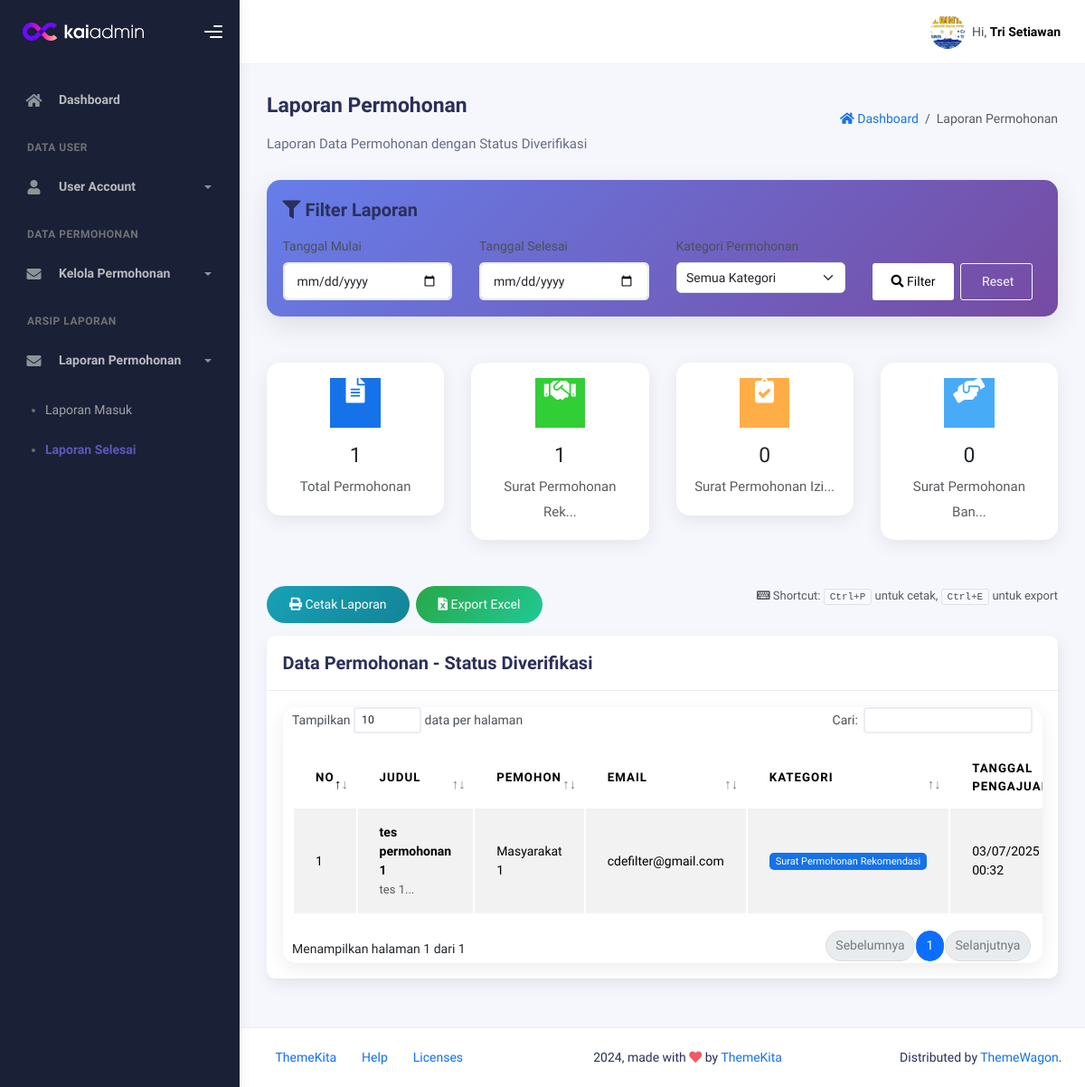
Screenshot of /dashboard/admin/laporan_selesai.php (signed in) with the database file from the repository.
### tables this page shows
CREATE TABLE `tb_permohonan` (
  `id_permohonan` bigint(11) NOT NULL,
  `id_masyarakat` bigint(11) DEFAULT NULL,
  `id_verifikator` bigint(11) DEFAULT NULL,
  `judul_permohonan` varchar(255) NOT NULL,
  `deskripsi permohonan` text DEFAULT NULL,
  `kategori_permohonan` enum('Surat Permohonan Rekomendasi','Surat Permohonan Izin','Surat Permohonan Bantuan','Surat Kartu Keluarga') NOT NULL,
  `status_permohonan` enum('diajukan','diverifikasi') NOT NULL,
  `created_at` datetime DEFAULT NULL,
  `updated_at` datetime DEFAULT NULL
);

CREATE TABLE `tb_user` (
  `id_user` bigint(11) NOT NULL,
  `nama` varchar(255) NOT NULL,
  `email` varchar(255) NOT NULL,
  `password` varchar(255) NOT NULL,
  `role` enum('Administrator','Masyarakat','Pegawai','') NOT NULL,
  `photo_profile` text DEFAULT NULL,
  `created_at` datetime DEFAULT NULL,
  `updated_at` datetime DEFAULT NULL
);

### dashboard/admin/laporan_selesai.php (the view, shortened to what this page needs)
<?php
include '../../database/koneksi.php';
$tanggal_mulai = isset($_GET['tanggal_mulai']) ? $_GET['tanggal_mulai'] : '';
$tanggal_selesai = isset($_GET['tanggal_selesai']) ? $_GET['tanggal_selesai'] : '';
$kategori = isset($_GET['kategori']) ? $_GET['kategori'] : '';
$whereClause = "WHERE p.status_permohonan = 'diverifikasi'";
$params = [];
$stmt = $pdo->prepare("
    SELECT p.*,
           m.nama as nama_masyarakat, m.email as email_masyarakat,
           v.nama as nama_verifikator
    FROM tb_permohonan p
    LEFT JOIN tb_user m ON p.id_masyarakat = m.id_user
    LEFT JOIN tb_user v ON p.id_verifikator = v.id_user
    $whereClause
    ORDER BY p.created_at DESC
");
$stmt->execute($params);
$data = $stmt->fetchAll(PDO::FETCH_ASSOC);
$enumStmt = $pdo->prepare("SHOW COLUMNS FROM tb_permohonan LIKE 'kategori_permohonan'");
$enumStmt->execute();
$enumRow = $enumStmt->fetch(PDO::FETCH_ASSOC);
$enumValues = [];
if ($enumRow) {
    $enumString = $enumRow['Type'];
    preg_match_all("/'([^']+)'/", $enumString, $matches);
    $enumValues = $matches[1];
}
$totalPermohonan = count($data);
$kategoriStats = [];
foreach ($enumValues as $kat) {
    $kategoriStats[$kat] = array_filter($data, function ($item) use ($kat) {
        return $item['kategori_permohonan'] === $kat;
    });
    $kategoriStats[$kat] = count($kategoriStats[$kat]);
}
?>
<!DOCTYPE html>
<html lang="en">
<head>
    <link rel="stylesheet" href="../../assets/css/bootstrap.min.css" />
    <link rel="stylesheet" href="../../assets/css/plugins.min.css" />
    <link rel="stylesheet" href="../../assets/css/kaiadmin.min.css" />
    <link rel="stylesheet" href="../../assets/css/demo.css" />
</head>
<body>
    <div class="wrapper">
        <?php include '_component/sidebar.php'; ?>
        <div class="main-panel">
            <div class="main-header">
                <?php include '_component/navbar.php'; ?>
            </div>
            <div class="container">
                <div class="page-inner">
                    <div class="d-flex align-items-left align-items-md-center flex-column flex-md-row pt-2 pb-4">
                        <div>
                            <h3 class="fw-bold mb-3">Laporan Permohonan</h3>
                            <h6 class="op-7 mb-2">Laporan Data Permohonan dengan Status Diverifikasi</h6>
                        </div>
                        <div class="ms-md-auto py-2 py-md-0">
                            <nav aria-label="breadcrumb">
                                <ol class="breadcrumb">
                                    <li class="breadcrumb-item">
                                        <a href="index.php">
                                            <i class="fa fa-home"></i> Dashboard
                                        </a>
                                    </li>
                                    <li class="breadcrumb-item active" aria-current="page">
                                        Laporan Permohonan
                                    </li>
                                </ol>
                            </nav>
                        </div>
                    </div>
                    <div class="row mb-4 no-print">
                        <div class="col-12">
                            <div class="card filter-card">
                                <div class="card-body">
                                    <h5 class="card-title mb-3">
                                        <i class="fa fa-filter"></i> Filter Laporan
                                    </h5>
                                    <form method="GET" action=""
                                        onsubmit="event.preventDefault(); submitFilterWithConfirmation();">
                                        <div class="row">
                                            <div class="col-md-3">
                                                <label class="form-label">Tanggal Mulai</label>
                                                <input type="date" class="form-control" name="tanggal_mulai"
                                                    value="<?= $tanggal_mulai ?>">
                                            </div>
                                            <div class="col-md-3">
                                                <label class="form-label">Tanggal Selesai</label>
                                                <input type="date" class="form-control" name="tanggal_selesai"
                                                    value="<?= $tanggal_selesai ?>">
                                            </div>
                                            <div class="col-md-3">
                                                <label class="form-label">Kategori Permohonan</label>
                                                <select class="form-select" name="kategori">
                                                    <option value="">Semua Kategori</option>
                                                </select>
                                            </div>
                                            <div class="col-md-3 d-flex align-items-end">
                                                <button type="submit" class="btn btn-light me-2">
                                                    <i class="fa fa-search"></i> Filter
                                                </button>
                                                <button type="button" onclick="resetFilterWithConfirmation()"
                                                    class="btn btn-outline-light">
                                                    <i class="fa fa-refresh"></i> Reset
                                                </button>
                                            </div>
                                        </div>
                                    </form>
                                </div>
                            </div>
                        </div>
                    </div>
                    <div class="row mb-4">
                        <div class="col-md-3">
                            <div class="card stats-card">
                                <div class="card-body text-center">
                                    <div class="d-flex justify-content-center">
                                        <div class="avatar avatar-lg bg-primary">
                                            <i class="fa fa-file-alt text-white fa-2x"></i>
                                        </div>
                                    </div>
                                    <h3 class="mt-3 mb-1"><?= $totalPermohonan ?></h3>
                                    <p class="text-muted mb-0">Total Permohonan</p>
                                </div>
                            </div>
                        </div>
                        <?php
                        $colors = ['success', 'warning', 'info', 'danger'];
                        $icons = ['fa-handshake', 'fa-clipboard-check', 'fa-hands-helping', 'fa-users'];
                        $i = 0;
                        foreach ($kategoriStats as $kategori => $jumlah):
                            if ($i >= 3)
                                break;
                            ?>
                            <div class="col-md-3">
                                <div class="card stats-card">
                                    <div class="card-body text-center">
                                        <div class="d-flex justify-content-center">
                                            <div class="avatar avatar-lg bg-<?= $colors[$i] ?>">
                                                <i class="fa <?= $icons[$i] ?> text-white fa-2x"></i>
                                            </div>
                                        </div>
                                        <h3 class="mt-3 mb-1"><?= $jumlah ?></h3>
                                        <p class="text-muted mb-0"><?= substr($kategori, 0, 20) ?>...</p>
                                    </div>
                                </div>
                            </div>
                            <?php
                            $i++;
                        endforeach;
                        ?>
                    </div>
                    <div class="row mb-3 no-print">
                        <div class="col-12">
                            <div class="d-flex gap-2">
                                <button onclick="printReport()" class="btn btn-print">
                                    <i class="fa fa-print"></i> Cetak Laporan
                                </button>
                                <button onclick="exportToExcel()" class="btn btn-export">
                                    <i class="fa fa-file-excel"></i> Export Excel
                                </button>
                                <div class="ms-auto">
                                    <small class="text-muted">
                                        <i class="fa fa-keyboard"></i>
                                        Shortcut: <kbd>Ctrl+P</kbd> untuk cetak, <kbd>Ctrl+E</kbd> untuk export
                                    </small>
                                </div>
                            </div>
                        </div>
                    </div>
                    <div class="row">
                        <div class="col-12">
                            <div class="card">
                                <div class="card-header">
                                    <div class="d-flex align-items-center">
                                        <h4 class="card-title">Data Permohonan - Status Diverifikasi</h4>
                                    </div>
                                </div>
                                <div class="card-body">
                                    <div class="table-responsive">
                                        <table id="basic-datatables" class="display table table-striped table-hover">
                                            <thead>
                                                <tr>
                                                    <th width="5%">No</th>
                                                    <th width="15%">Judul</th>
                                                    <th width="20%">Pemohon</th>
                                                    <th width="15%">Email</th>
                                                    <th width="15%">Kategori</th>
                                                    <th width="15%">Tanggal Pengajuan</th>
                                                </tr>
                                            </thead>
                                            <tbody>
                                                <?php if (count($data) > 0): ?>
                                                    <?php foreach ($data as $index => $row): ?>
                                                        <tr>
                                                            <td><?= $index + 1 ?></td>
                                                            <td>
                                                                <strong><?= htmlspecialchars($row['judul_permohonan']) ?></strong>
                                                                <?php if (!empty($row['deskripsi permohonan'])): ?>
                                                                    <br><small
                                                                        class="text-muted"><?= htmlspecialchars(substr($row['deskripsi permohonan'], 0, 50)) ?>...</small>
                                                                <?php endif; ?>
                                                            </td>
                                                            <td><?= htmlspecialchars($row['nama_masyarakat']) ?></td>
                                                            <td><?= htmlspecialchars($row['email_masyarakat']) ?></td>
                                                            <td>
                                                                <span class="badge badge-primary">
                                                                    <?= htmlspecialchars($row['kategori_permohonan']) ?>
                                                                </span>
                                                            </td>
                                                            <td><?= date('d/m/Y H:i', strtotime($row['created_at'])) ?></td>
                                                        </tr>
                                                    <?php endforeach; ?>
                                                <?php endif; ?>
                                            </tbody>
                                        </table>
                                    </div>
                                </div>
                            </div>
                        </div>
                    </div>
                </div>
            </div>
            <?php include '_component/footer.php'; ?>
        </div>
    </div>
</body>
</html>

### dashboard/admin/laporan_selesai.php (style rules this page uses)
.filter-card { background: linear-gradient(135deg, #667eea 0%, #764ba2 100%); color: white; border-radius: 15px; box-shadow: 0 10px 30px rgba(0, 0, 0, 0.1); }
.stats-card { border-radius: 15px; transition: transform 0.3s ease; border: none; box-shadow: 0 5px 20px rgba(0, 0, 0, 0.08); }
.table-responsive { border-radius: 15px; overflow: hidden; box-shadow: 0 5px 20px rgba(0, 0, 0, 0.08); }
.btn-export { background: linear-gradient(135deg, #28a745, #20c997); border: none; border-radius: 25px; padding: 10px 25px; color: white; transition: all 0.3s ease; }
.btn-print { background: linear-gradient(135deg, #17a2b8, #138496); border: none; border-radius: 25px; padding: 10px 25px; color: white; transition: all 0.3s ease; }
.no-print kbd { background-color: #f8f9fa; border: 1px solid #dee2e6; border-radius: 3px; padding: 2px 6px; font-size: 11px; color: #495057; font-family: monospace; }

### rows the page displays
tb_permohonan: judul_permohonan "tes permohonan 1", deskripsi permohonan "tes 1", id_masyarakat.nama "Masyarakat 1", id_masyarakat.email "cdefilter@gmail.com", kategori_permohonan "Surat Permohonan Rekomendasi", created_at "03/07/2025 00:32"

### other values shown
$_SESSION['nama'] "Tri Setiawan"
$totalPermohonan "1"
$jumlah "1"
substr($kategori, 0, 20) "Surat Permohonan Rek"
$jumlah "0"
substr($kategori, 0, 20) "Surat Permohonan Izi"
substr($kategori, 0, 20) "Surat Permohonan Ban"
